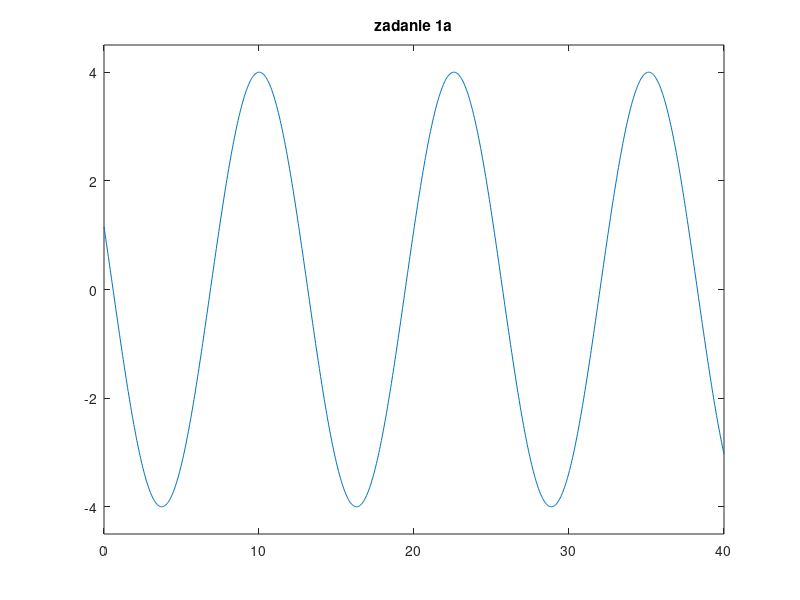

This figure's MATLAB source:
function zadanie_1a

% Tomasz Targiel
% Lista 2
% Zadanie 1
% Podpunkt a

clear; % Czyszcze workspace
clc; % Czyszcze command window

A = 4;
k = 0.5;
N = 1000;
omega = 4;

x = linspace(0, 40, N);
y = linspace(0, 40, N);
p = plot(x, y);
title('zadanie 1a');
axis([0, 40, -4.5, 4.5]);

for i = 1:100
    t = i * 0.04;
    y = A * sin(k * x - omega * t);
    set(p, 'XData', x, 'YData', y);
    drawnow;
    pause(0.02); % Definiuje opoznienie
end
